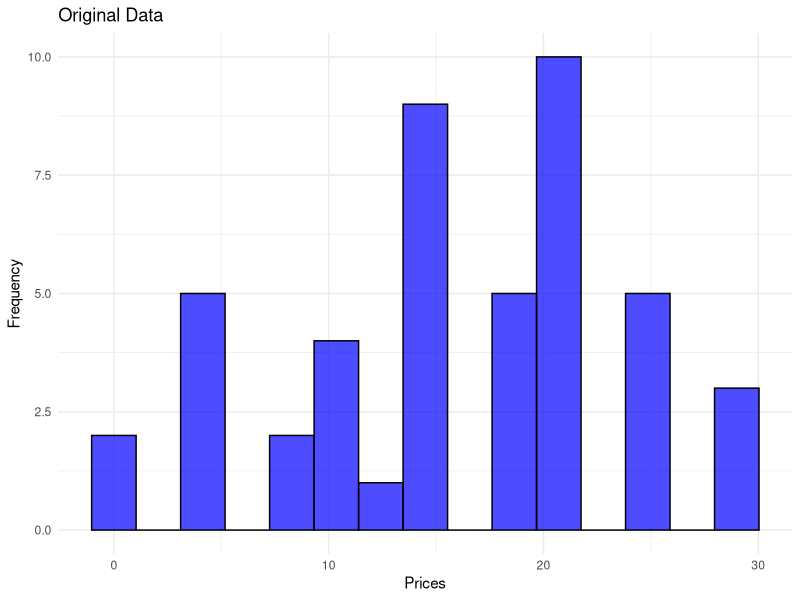
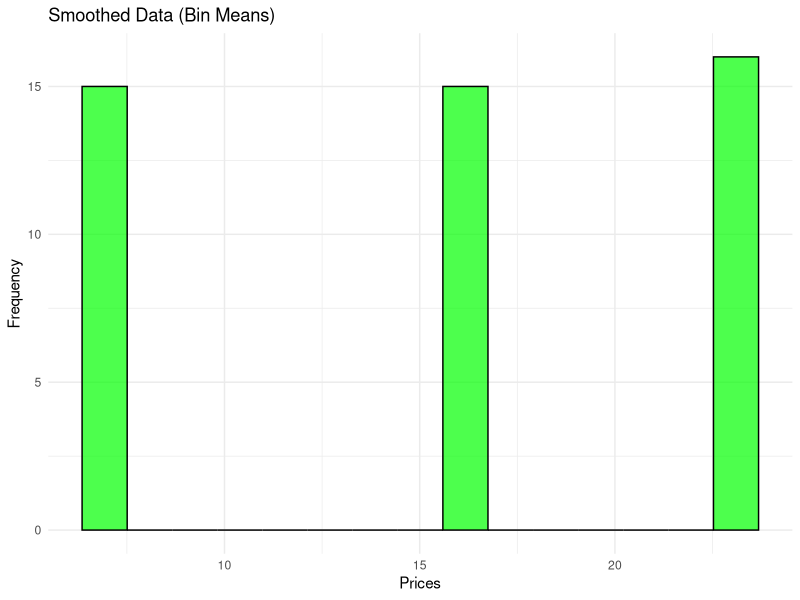
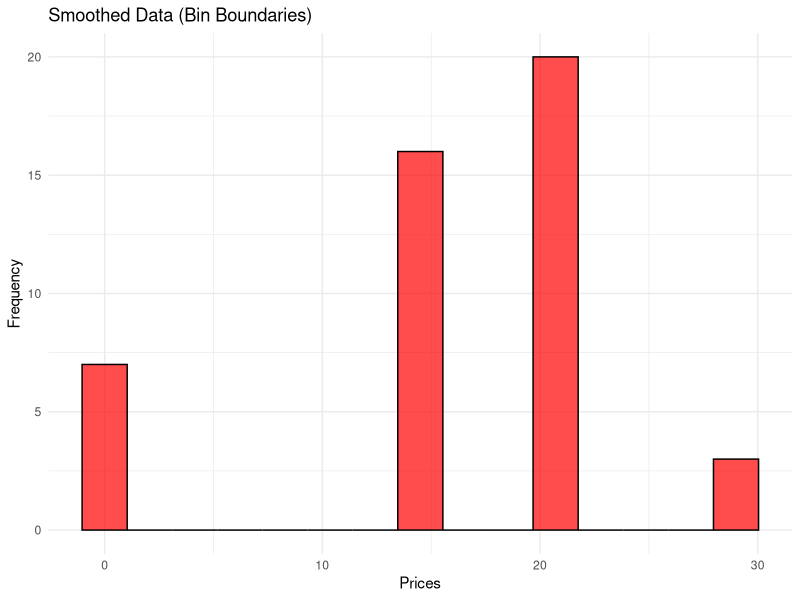

Source code (R) for these figures, in order:
# Data points
prices <- c(1, 1, 5, 5, 5, 5, 5, 8, 8, 10, 10, 10, 10, 12, 14, 14, 14, 15, 15, 15, 15, 15, 15, 18, 18, 18, 18, 18, 20, 20, 20, 20, 20, 20, 21, 21, 21, 21, 25, 25, 25, 25, 25, 28, 28, 30)
# Number of bins
num_bins <- 3
# Number of data points per bin
bin_size <- length(prices) / num_bins

# Sorting the data
sorted_prices <- sort(prices)

# Creating the bins
bins_equal_frequency <- split(sorted_prices, ceiling(seq_along(sorted_prices) / bin_size))

# Display the bins
print("Equal-Frequency Bins:")
print(bins_equal_frequency)

# Calculate bin means and smooth data
bin_means <- lapply(bins_equal_frequency, mean)
smooth_bin_means <- unlist(lapply(seq_along(bins_equal_frequency), function(i) rep(bin_means[[i]], length(bins_equal_frequency[[i]]))))

# Display smoothed data using bin means
print("Smoothed Data (Bin Means):")
print(smooth_bin_means)

# Calculate bin boundaries and smooth data
smooth_bin_boundaries <- unlist(lapply(bins_equal_frequency, function(bin) {
  min_val <- min(bin)
  max_val <- max(bin)
  return(sapply(bin, function(x) {
    if (x - min_val <= max_val - x) min_val else max_val
  }))
}))

# Display smoothed data using bin boundaries
print("Smoothed Data (Bin Boundaries):")
print(smooth_bin_boundaries)

# Load necessary library
library(ggplot2)

# Convert data to data frames for ggplot
df_original <- data.frame(prices)
df_means <- data.frame(prices = smooth_bin_means)
df_boundaries <- data.frame(prices = smooth_bin_boundaries)

# Plot histograms
ggplot(df_original, aes(x=prices)) +
  geom_histogram(bins=15, fill="blue", color="black", alpha=0.7) +
  ggtitle("Original Data") +
  xlab("Prices") +
  ylab("Frequency") +
  theme_minimal()

ggplot(df_means, aes(x=prices)) +
  geom_histogram(bins=15, fill="green", color="black", alpha=0.7) +
  ggtitle("Smoothed Data (Bin Means)") +
  xlab("Prices") +
  ylab("Frequency") +
  theme_minimal()

ggplot(df_boundaries, aes(x=prices)) +
  geom_histogram(bins=15, fill="red", color="black", alpha=0.7) +
  ggtitle("Smoothed Data (Bin Boundaries)") +
  xlab("Prices") +
  ylab("Frequency") +
  theme_minimal()
